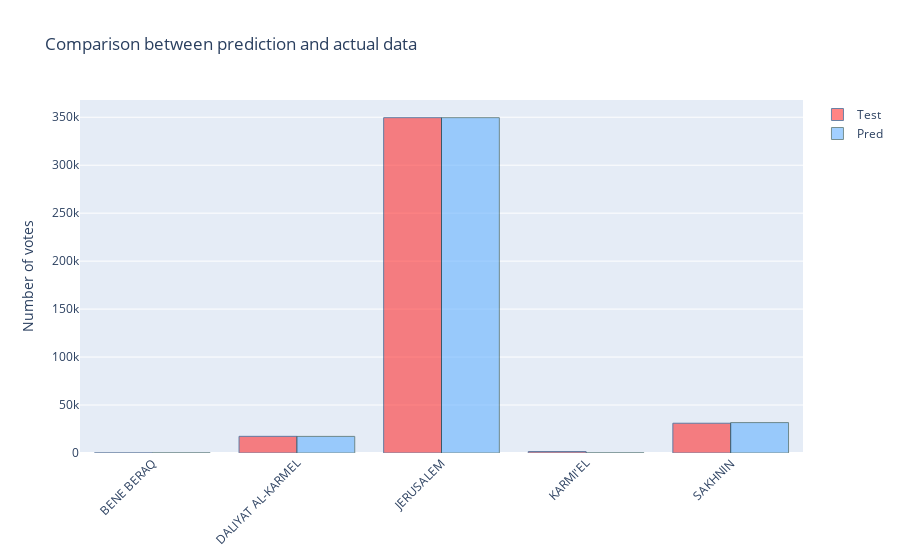

The cell this chart's notebook holds for it:
### Code cell
fig = go.Figure(data=[
    go.Bar(name='Test', x=results.index, y=results['actual'],  textposition='auto', 
           marker_color='rgb(255,51,51)', marker_line_color='rgb(8,48,107)',marker_line_width=1, opacity=0.6),
    go.Bar(name='Pred', x=results.index, y=results['prediction'],  textposition='auto',
           marker_color='rgb(102,178,255)', marker_line_color='rgb(30,70,70)',marker_line_width=1, opacity=0.6)
])

# Change the bar mode
fig.update_layout(barmode='group', xaxis_tickangle=-45)
fig.update_layout(title_text='Comparison between prediction and actual data',
    yaxis_title="Number of votes",)
fig.show()

### Figure 1 — Plotly figure (JSON) as saved in the notebook; plotly's stock layout.template omitted (floating-point values rounded to 4 significant figures)
{"data": [{"marker": {"color": "rgb(255,51,51)", "line": {"color": "rgb(8,48,107)", "width": 1}}, "name": "Test", "opacity": 0.6, "textposition": "auto", "type": "bar", "x": ["BENE BERAQ", "DALIYAT AL-KARMEL", "JERUSALEM", "KARMI'EL", "SAKHNIN"], "y": [64, 17382, 349572, 1507, 31031]}, {"marker": {"color": "rgb(102,178,255)", "line": {"color": "rgb(30,70,70)", "width": 1}}, "name": "Pred", "opacity": 0.6, "textposition": "auto", "type": "bar", "x": ["BENE BERAQ", "DALIYAT AL-KARMEL", "JERUSALEM", "KARMI'EL", "SAKHNIN"], "y": [148.9, 17300.0, 349572, 164.9, 31710.0]}], "layout": {"barmode": "group", "title": {"text": "Comparison between prediction and actual data"}, "xaxis": {"tickangle": -45}, "yaxis": {"title": {"text": "Number of votes"}}}}
